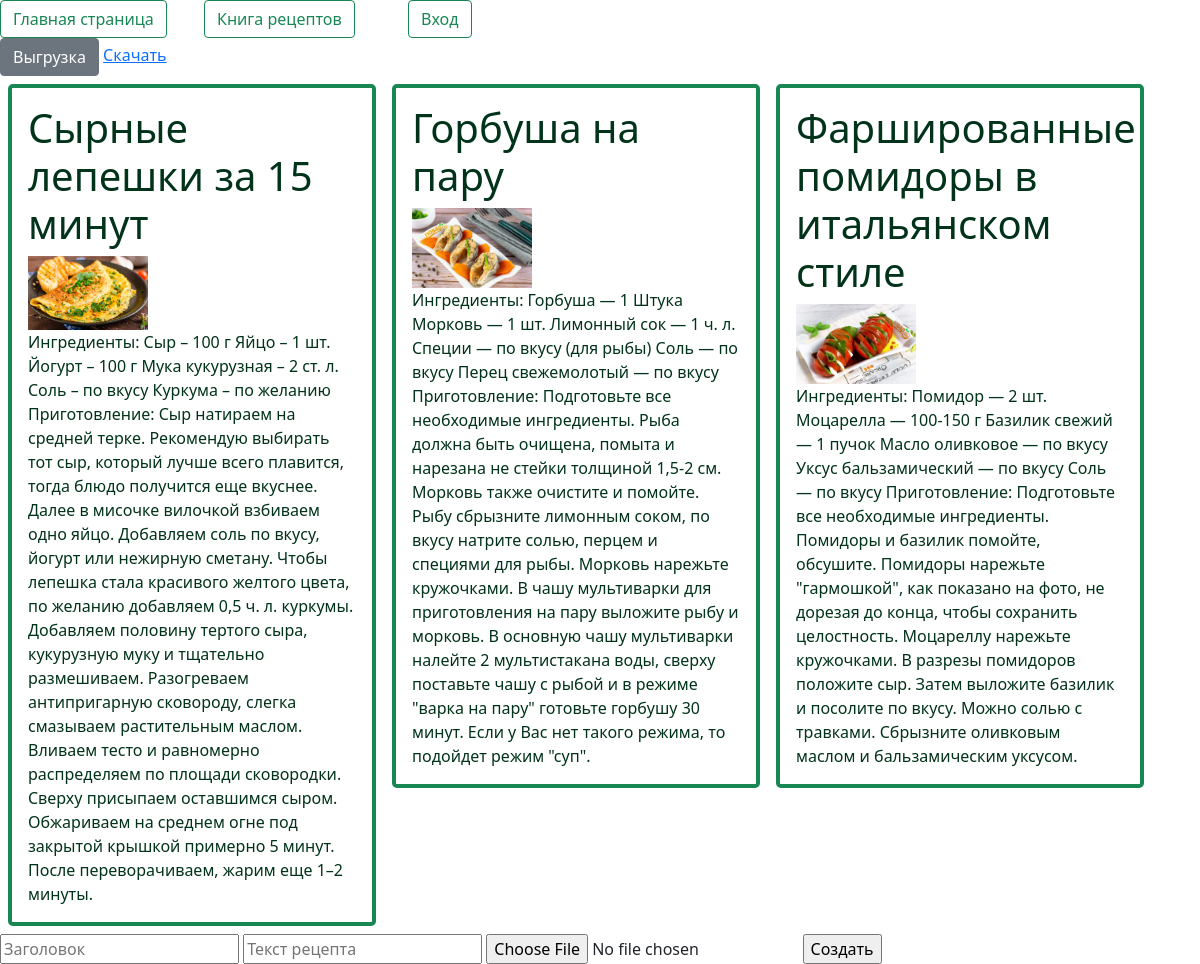
The page /posts on the database its author committed.
### pprecipe/models.py (models this page shows, shortened)
class Posts(models.Model):
    title = models.CharField(max_length=100)
    text = models.TextField()
    image = models.CharField(max_length=200, default='null')

### pprecipe/views.py (the view)
# urls.py: path('posts', views.posts),
def posts(request):
    posts = Posts.objects.all()
    return render(request, 'posts.html', {'posts': posts})

### pprecipe/templates/posts.html (shortened to what this page needs)
{% extends "base.html" %}
{% load static %}
{% block content %}
        <div>
            <a class="btn btn-secondary" href="/export">
                Выгрузка
            </a>
            <a href="/download">
                Скачать
            </a>
        </div>
        <div class="d-flex flex-wrap">
            {% for post in posts %}
                <div style="width: 32vw;">
                    <a style="text-decoration: none; "  href="post/{{post.id}}">
                        <div class="border border-4 border-success m-2 p-3 rounded-3">
                            <h3 style="color: rgb(0, 51, 25);" class="fs-1">{{post.title}}</h3>
                            <img style="width: 10vw; " src="/static/images/{{post.image}}" alt=""/>
                            <div style="color: rgb(0, 51, 25);" class="fs-6">{{post.text}}</div>
                        </div>
                    </a>
                </div>
            {% endfor %}
        </div>
        <div>
            <form action="newpost" method="POST" enctype="multipart/form-data">
                <input type="text" placeholder="Заголовок" name="title"/>
                <input type="text" placeholder="Текст рецепта" name="text"/>
                <input type="file" name="file"/>
                <input type="submit" value="Создать" />
            </form>
        </div>
{% endblock %}

### pprecipe/templates/base.html (shortened to what this page needs)
<!doctype html>
<html lang="ru">
    <head>
        {% load static %}
        <link rel="stylesheet" type="text/css" href="{% static 'css/style.css' %}" />
        <link href="https://cdn.jsdelivr.net/npm/bootstrap@5.0.2/dist/css/bootstrap.min.css" rel="stylesheet">
    </head>
    <body>
        <div class="row">
            <div class="col-2">
                <a class="btn btn-outline-success n-3" href="/">
                    Главная страница
                </a>
            </div>
            <div class="col-2">
                <a class="btn btn-outline-success n-3" href="/posts">
                    Книга рецептов
                </a>
            </div>
            {% if user.is_authenticated %}
                <div class="col-2 n-3">
                    <p class="n-0 p-0">{{user}}</p>
                    <a href="/logout">Выйти</a>
                </div>
            {% else %}
                <div class="col-2">
                    <a class="btn btn-outline-success n-3" href="/login">
                        Вход
                    </a>
                </div>
            {% endif %}
        </div>
        {% block content %}
        {% endblock %}
    </body>
</html>

### rows shown on the page
Posts: title "Сырные лепешки за 15 минут", image (picture), text "Ингредиенты: Сыр – 100 г Яйцо – 1 шт. Йогурт – 100 г Мука кукурузная – 2 ст. л. Соль – по вкусу Куркума – по желанию Приготовление: Сыр натираем на средней терке. Рекомендую выбирать тот сыр, который лучше всего плавится, тогда блюдо получится еще вкуснее. Далее в мисочке вилочкой взбиваем одно яйцо. Добавляем соль по вкусу, йогурт или нежирную сметану. Чтобы лепешка стала красивого желтого цвета, по желанию добавляем 0,5 ч. л. куркумы. Добавляем половину тертого сыра, кукурузную муку и тщательно размешиваем. Разогреваем антипригарную сковороду, слегка смазываем растительным маслом. Вливаем тесто и равномерно распределяем по площади сковородки. Сверху присыпаем оставшимся сыром. Обжариваем…"
Posts: title "Горбуша на пару", image (picture), text "Ингредиенты: Горбуша — 1 Штука Морковь — 1 шт. Лимонный сок — 1 ч. л. Специи — по вкусу (для рыбы) Соль — по вкусу Перец свежемолотый — по вкусу Приготовление: Подготовьте все необходимые ингредиенты. Рыба должна быть очищена, помыта и нарезана не стейки толщиной 1,5-2 см. Морковь также очистите и помойте. Рыбу сбрызните лимонным соком, по вкусу натрите солью, перцем и специями для рыбы. Морковь нарежьте кружочками. В чашу мультиварки для приготовления на пару выложите рыбу и морковь. В основную чашу мультиварки налейте 2 мультистакана воды, сверху поставьте чашу с рыбой и в режиме \"варка на пару\" готовьте горбушу 30 минут. Если у Вас нет такого режима, то подойдет режим \"суп\"."
Posts: title "Фаршированные помидоры в итальянском стиле", image (picture), text "Ингредиенты: Помидор — 2 шт. Моцарелла — 100-150 г Базилик свежий — 1 пучок Масло оливковое — по вкусу Уксус бальзамический — по вкусу Соль — по вкусу Приготовление: Подготовьте все необходимые ингредиенты. Помидоры и базилик помойте, обсушите. Помидоры нарежьте \"гармошкой\", как показано на фото, не дорезая до конца, чтобы сохранить целостность. Моцареллу нарежьте кружочками. В разрезы помидоров положите сыр. Затем выложите базилик и посолите по вкусу. Можно солью с травками. Сбрызните оливковым маслом и бальзамическим уксусом."
